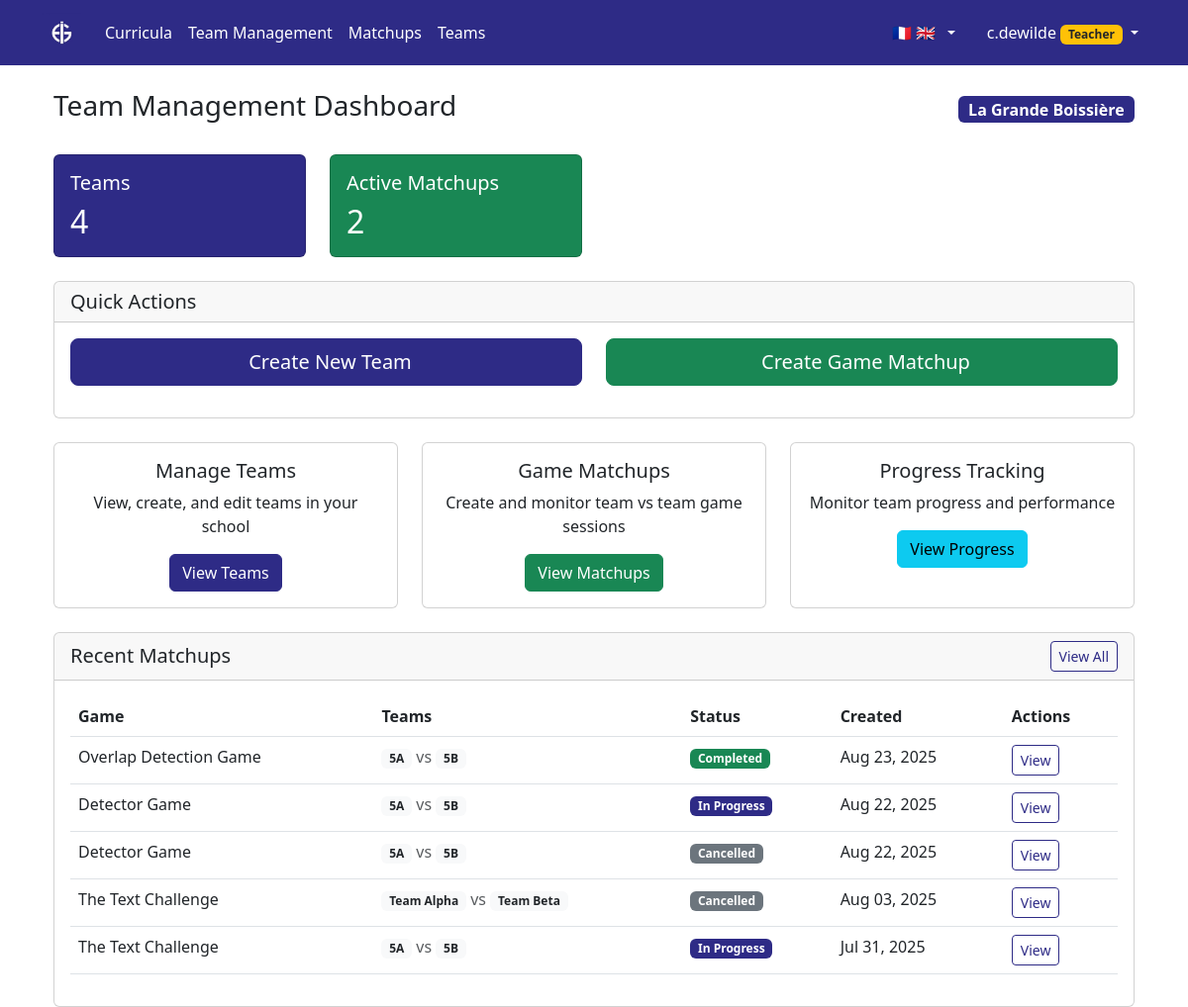
The page /aigames/team-management/ (signed in) on the database as committed earlier.
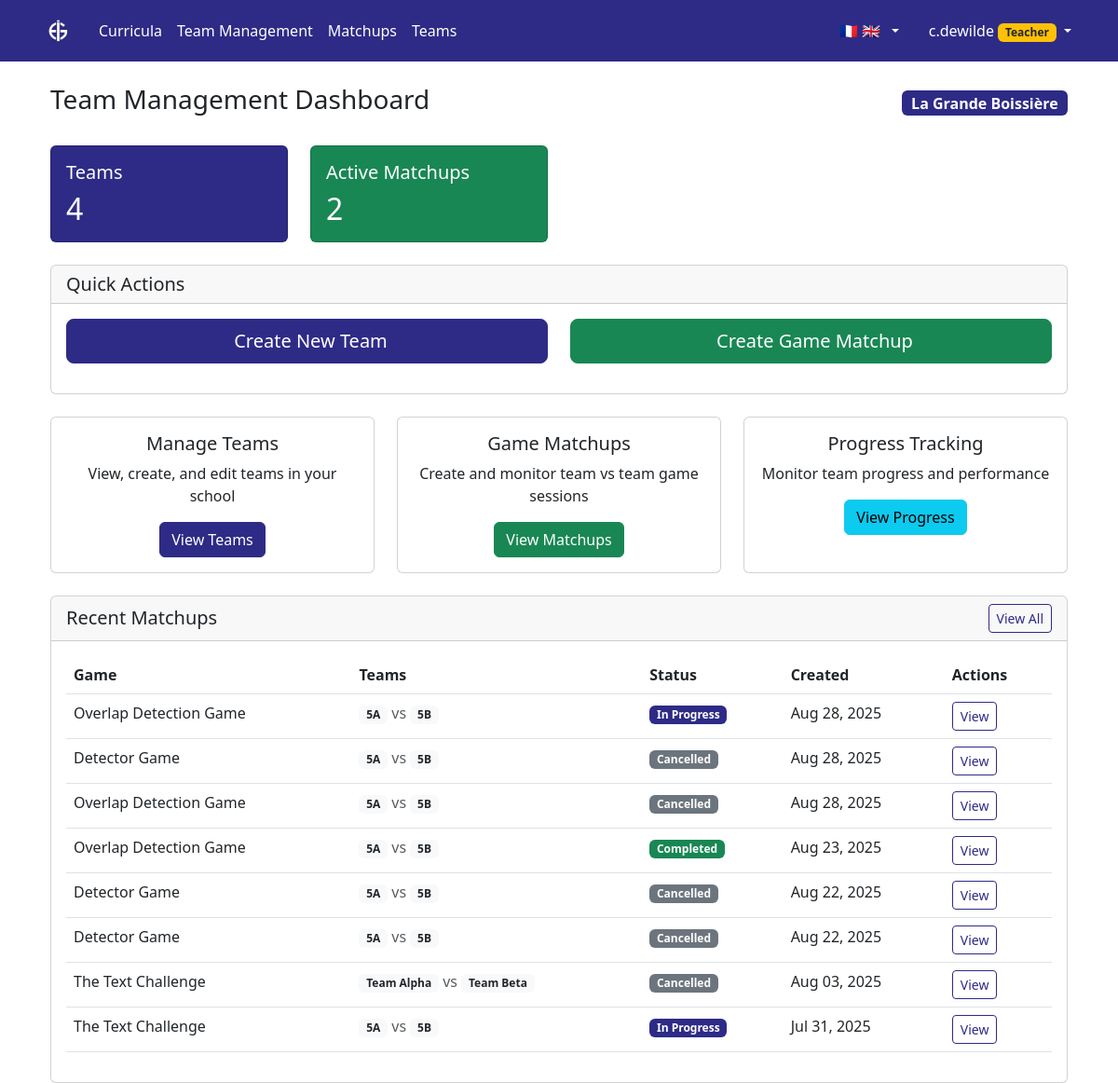
The same page on the database as committed later.
### aigames/models.py (models this page shows, shortened)
class School(models.Model):
    name = models.CharField(max_length=255, unique=True)
    short_name = models.CharField(max_length=50, help_text="Short name or abbreviation")
    description = models.TextField(blank=True)
    logo = models.ImageField(upload_to='school_logos/', blank=True, null=True, help_text="School logo for white-labeling")
    navbar_color = models.CharField(max_length=7, blank=True, help_text="Navbar color in hex format (e.g., #2E2B86)")
    primary_button_color = models.CharField(max_length=7, blank=True, help_text="Primary button color in hex format (e.g., #2E2B86)")
    website_url = models.URLField(blank=True, help_text="School website URL")
    address = models.TextField(blank=True)
    is_active = models.BooleanField(default=True)
    created_at = models.DateTimeField(auto_now_add=True)
    updated_at = models.DateTimeField(auto_now=True)
    @property
    def logo_url(self):
        if self.logo:
            return self.logo.url
        return None
    class Meta:
        ordering = ['name']

class GameMatchup(models.Model):
    MATCHUP_STATUS_CHOICES = [
        ('scheduled', 'Scheduled'),
        ('in_progress', 'In Progress'),
        ('completed', 'Completed'),
        ('cancelled', 'Cancelled'),
    ]
    ai_game = models.ForeignKey(AiGame, on_delete=models.CASCADE, related_name='matchups')
    team1 = models.ForeignKey(Team, on_delete=models.CASCADE, related_name='matchups_as_team1')
    team2 = models.ForeignKey(Team, on_delete=models.CASCADE, related_name='matchups_as_team2')
    school = models.ForeignKey(School, on_delete=models.CASCADE, related_name='game_matchups')
    created_by = models.ForeignKey(User, on_delete=models.CASCADE, related_name='created_matchups')
    status = models.CharField(max_length=20, choices=MATCHUP_STATUS_CHOICES, default='scheduled')
    scheduled_date = models.DateTimeField(null=True, blank=True, help_text="When the game is scheduled to be played")
    started_at = models.DateTimeField(null=True, blank=True)
    completed_at = models.DateTimeField(null=True, blank=True)
    notes = models.TextField(blank=True, help_text="Teacher notes about this matchup")
    created_at = models.DateTimeField(auto_now_add=True)
    updated_at = models.DateTimeField(auto_now=True)
    class Meta:
        ordering = ['-created_at']

class AiGame(models.Model):
    title = models.CharField(max_length=255)
    description = models.TextField(blank=True)
    created_at = models.DateTimeField(auto_now_add=True)
    updated_at = models.DateTimeField(auto_now=True)
    class Meta:
        ordering = ['title']

class Team(models.Model):
    name = models.CharField(max_length=255)  # Team names unique per school
    description = models.TextField(blank=True)
    school = models.ForeignKey(School, on_delete=models.CASCADE, related_name='teams')
    created_by = models.ForeignKey(User, on_delete=models.CASCADE, related_name='created_teams')
    members = models.ManyToManyField(User, through='TeamMembership', related_name='teams')
    games = models.ManyToManyField(AiGame, through='TeamGameParticipation', related_name='participating_teams')
    is_active = models.BooleanField(default=True)
    created_at = models.DateTimeField(auto_now_add=True)
    updated_at = models.DateTimeField(auto_now=True)
    class Meta:
        ordering = ['name']
        unique_together = ['school', 'name']  # Team names must be unique within each school

### aigames/views.py (the view)
# urls.py: path('team-management/', views.team_management_dashboard, name='team_management_dashboard'),
@login_required
@user_passes_test(can_create_teams)
def team_management_dashboard(request):
    user_school = request.user.profile.school
    school_teams = Team.objects.filter(school=user_school, is_active=True).order_by('name')
    all_school_matchups = GameMatchup.objects.filter(school=user_school).order_by('-created_at')
    total_teams = school_teams.count()
    active_matchups = all_school_matchups.filter(status__in=['scheduled', 'in_progress']).count()
    school_matchups = all_school_matchups[:10]
    context = {
        'school_teams': school_teams,
        'school_matchups': school_matchups,
        'total_teams': total_teams,
        'active_matchups': active_matchups,
        'user_school': user_school,
    }
    return render(request, 'aigames/team_management_dashboard.html', context)

### aigames/models.py (called while the page is built)
    @property
    def can_create_teams(self):
        return self.role in ['teacher', 'admin']

    @property
    def can_create_games(self):
        return self.role == 'admin'

    @property
    def can_modify_syllabus(self):
        return self.role == 'admin'

### aigames/views.py (called while the page is built)
def can_create_teams(user):
    if not user.is_authenticated:
        return False
    try:
        return user.profile.can_create_teams
    except UserProfile.DoesNotExist:
        return False

### aigames/templates/aigames/team_management_dashboard.html (shortened to what this page needs)
{% extends 'syllabus/base.html' %}
{% block content %}
<div class="container-fluid">
    <div class="row">
        <div class="col-12">
            <div class="d-flex justify-content-between align-items-center mb-4">
                <h1 class="h3">Team Management Dashboard</h1>
                <span class="badge bg-primary fs-6">{{ user_school.name }}</span>
            </div>
        </div>
    </div>
    <div class="row mb-4">
        <div class="col-md-3">
            <div class="card text-white bg-primary">
                <div class="card-body">
                    <div class="d-flex justify-content-between">
                        <div>
                            <h5 class="card-title">Teams</h5>
                            <h2 class="mb-0">{{ total_teams }}</h2>
                        </div>
                    </div>
                </div>
            </div>
        </div>
        <div class="col-md-3">
            <div class="card text-white bg-success">
                <div class="card-body">
                    <div class="d-flex justify-content-between">
                        <div>
                            <h5 class="card-title">Active Matchups</h5>
                            <h2 class="mb-0">{{ active_matchups }}</h2>
                        </div>
                    </div>
                </div>
            </div>
        </div>
    </div>
    <div class="row mb-4">
        <div class="col-12">
            <div class="card">
                <div class="card-header">
                    <h5 class="mb-0">Quick Actions</h5>
                </div>
                <div class="card-body">
                    <div class="row">
                        <div class="col-md-6 mb-3">
                            <a href="{% url 'aigames:create_school_team' %}" class="btn btn-primary btn-lg w-100">
                                Create New Team
                            </a>
                        </div>
                        <div class="col-md-6 mb-3">
                            <a href="{% url 'aigames:create_game_matchup' %}" class="btn btn-success btn-lg w-100">
                                Create Game Matchup
                            </a>
                        </div>
                    </div>
                </div>
            </div>
        </div>
    </div>
    <div class="row mb-4">
        <div class="col-md-4">
            <div class="card h-100">
                <div class="card-body text-center">
                    <h5 class="card-title">Manage Teams</h5>
                    <p class="card-text">View, create, and edit teams in your school</p>
                    <a href="{% url 'aigames:school_teams_list' %}" class="btn btn-primary">View Teams</a>
                </div>
            </div>
        </div>
        <div class="col-md-4">
            <div class="card h-100">
                <div class="card-body text-center">
                    <h5 class="card-title">Game Matchups</h5>
                    <p class="card-text">Create and monitor team vs team game sessions</p>
                    <a href="{% url 'aigames:game_matchups_list' %}" class="btn btn-success">View Matchups</a>
                </div>
            </div>
        </div>
        <div class="col-md-4">
            <div class="card h-100">
                <div class="card-body text-center">
                    <h5 class="card-title">Progress Tracking</h5>
                    <p class="card-text">Monitor team progress and performance</p>
                    <a href="{% url 'aigames:game_matchups_list' %}" class="btn btn-info">View Progress</a>
                </div>
            </div>
        </div>
    </div>
    {% if school_matchups %}
    <div class="row">
        <div class="col-12">
            <div class="card">
                <div class="card-header d-flex justify-content-between align-items-center">
                    <h5 class="mb-0">Recent Matchups</h5>
                    <a href="{% url 'aigames:game_matchups_list' %}" class="btn btn-sm btn-outline-primary">View All</a>
                </div>
                <div class="card-body">
                    <div class="table-responsive">
                        <table class="table table-hover">
                            <thead>
                                <tr>
                                    <th>Game</th>
                                    <th>Teams</th>
                                    <th>Status</th>
                                    <th>Created</th>
                                    <th>Actions</th>
                                </tr>
                            </thead>
                            <tbody>
                                {% for matchup in school_matchups %}
                                <tr>
                                    <td>{{ matchup.ai_game.title }}</td>
                                    <td>
                                        <span class="badge bg-light text-dark">{{ matchup.team1.name }}</span>
                                        <span class="text-muted">vs</span>
                                        <span class="badge bg-light text-dark">{{ matchup.team2.name }}</span>
                                    </td>
                                    <td>
                                        {% if matchup.status == 'scheduled' %}
                                            <span class="badge bg-warning">{{ matchup.get_status_display }}</span>
                                        {% elif matchup.status == 'in_progress' %}
                                            <span class="badge bg-primary">{{ matchup.get_status_display }}</span>
                                        {% elif matchup.status == 'completed' %}
                                            <span class="badge bg-success">{{ matchup.get_status_display }}</span>
                                        {% else %}
                                            <span class="badge bg-secondary">{{ matchup.get_status_display }}</span>
                                        {% endif %}
                                    </td>
                                    <td>{{ matchup.created_at|date:"M d, Y" }}</td>
                                    <td>
                                        <a href="{% url 'aigames:game_matchup_detail' matchup.id %}" class="btn btn-sm btn-outline-primary">
                                             View
                                        </a>
                                    </td>
                                </tr>
                                {% endfor %}
                            </tbody>
                        </table>
                    </div>
                </div>
            </div>
        </div>
    </div>
    {% endif %}
</div>
{% endblock %}

### syllabus/templates/syllabus/base.html (shortened to what this page needs)
{% load static %}
<!DOCTYPE html>
<html>
<head>
    <link href="{% static 'syllabus/css/bootstrap.min.css' %}" rel="stylesheet">
</head>
<body>
    {% block navbar %}
    <nav class="navbar navbar-expand-lg navbar-dark bg-primary">
        <div class="container">
            {% if user.is_authenticated %}
                <a class="navbar-brand d-flex align-items-center" href="{% if user_role == 'student' %}{% url 'aigames:student_dashboard' %}{% else %}{% url 'curriculum_list' %}{% endif %}">
                    {% if school_logo %}
                        <img src="{{ school_logo }}" alt="{{ school_name }} Logo" height="40">
                    {% else %}
                        📚 Aiducator
                    {% endif %}
                </a>
            {% else %}
                <a class="navbar-brand" href="{% url 'landing_page' %}">📚 Aiducator</a>
            {% endif %}
            <div class="collapse navbar-collapse" id="navbarNav">
                {% if user.is_authenticated %}
                    <ul class="navbar-nav me-auto">
                        {% if user_role == 'student' %}
                            <li class="nav-item">
                                <a class="nav-link" href="{% url 'aigames:student_dashboard' %}">
                                    <i class="bi bi-house-door"></i> My Games
                                </a>
                            </li>
                        {% else %}
                            <li class="nav-item">
                                <a class="nav-link" href="{% url 'curriculum_list' %}">
                                     Curricula
                                </a>
                            </li>
                            <li class="nav-item">
                                <a class="nav-link" href="{% url 'aigames:team_management_dashboard' %}">
                                     Team Management
                                </a>
                            </li>
                            <li class="nav-item">
                                <a class="nav-link" href="{% url 'aigames:game_matchups_list' %}">
                                     Matchups
                                </a>
                            </li>
                            <li class="nav-item">
                                <a class="nav-link" href="{% url 'aigames:list_teams' %}">
                                     Teams
                                </a>
                            </li>
                        {% endif %}
                    </ul>
                {% endif %}
                <ul class="navbar-nav">
                    {% if user.is_authenticated %}
                        <li class="nav-item dropdown me-3">
                            <a class="nav-link dropdown-toggle d-flex align-items-center" href="#" id="languageDropdown" role="button" data-bs-toggle="dropdown" aria-expanded="false">
                                <span class="me-1">🇫🇷</span>
                                <span class="me-1">🇬🇧</span>
                            </a>
                        </li>
                        <li class="nav-item dropdown">
                            <a class="nav-link dropdown-toggle" href="#" id="navbarDropdown" role="button" data-bs-toggle="dropdown">
                                {{ user.username }}
                                {% if user_role == 'admin' %}
                                    <span class="badge bg-danger">Admin</span>
                                {% elif user_role == 'teacher' %}
                                    <span class="badge bg-warning text-dark">Teacher</span>
                                {% elif user_role == 'student' %}
                                    <span class="badge bg-info">Student</span>
                                {% else %}
                                    <span class="badge bg-secondary">User</span>
                                {% endif %}
                            </a>
                        </li>
                    {% else %}
                        <li class="nav-item">
                            <a class="nav-link" href="/accounts/login/">Login</a>
                        </li>
                    {% endif %}
                </ul>
            </div>
        </div>
    </nav>
    {% endblock %}
    <div class="container mt-4">
        {% block content %}{% endblock %}
    </div>
</body>
</html>

Rows that differ between the two databases and show on the page:
added GameMatchup: ai_game "Overlap Detection Game", team1.name "5A", team2.name "5B", status "In Progress", created_at "Aug 28, 2025"
added GameMatchup: ai_game "Detector Game", team1.name "5A", team2.name "5B", status "Cancelled", created_at "Aug 28, 2025"
added GameMatchup: ai_game "Overlap Detection Game", team1.name "5A", team2.name "5B", status "Cancelled", created_at "Aug 28, 2025"
changed GameMatchup (number 5 of 8 on the later page): status "In Progress" → "Cancelled"
